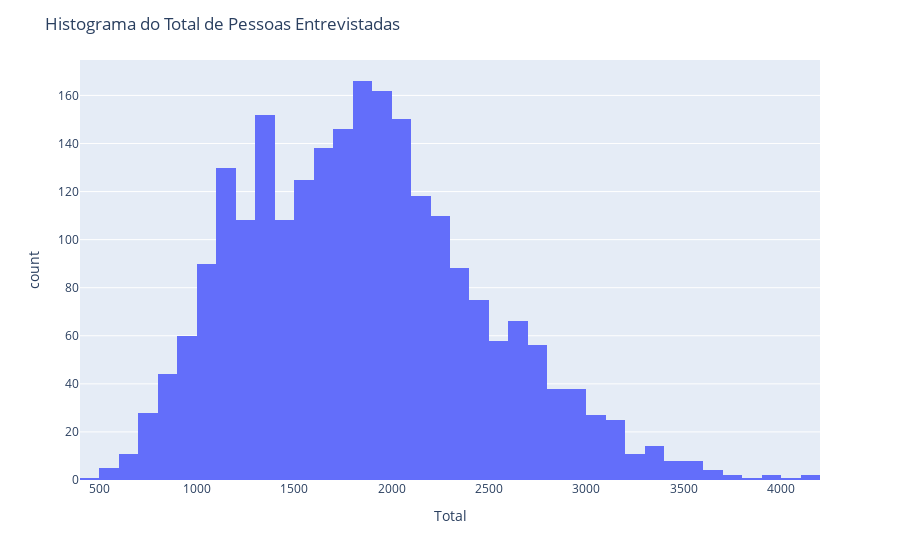

The notebook cell saved with this chart:
### Code cell
# Excluindo região e ano
R = df.to_numpy()[:, 2:-2]
R = R.reshape(-1)

df_R = pd.DataFrame(R, columns=['Total'])

# Histograma do rendimento médio
fig = px.histogram(df_R, x='Total')
fig.update_layout(
    title='Histograma do Total de Pessoas Entrevistadas',
)
fig.show()

### Figure 1 — Plotly figure (JSON) as saved in the notebook; plotly's stock layout.template omitted (floating-point values rounded to 4 significant figures; data arrays with more than 128 entries replaced by an {"elided": "..."} marker saying what was removed)
{"data": [{"alignmentgroup": "True", "bingroup": "x", "hovertemplate": "Total=%{x}<br>count=%{y}<extra></extra>", "legendgroup": "", "marker": {"color": "#636efa", "pattern": {"shape": ""}}, "name": "", "offsetgroup": "", "orientation": "v", "showlegend": false, "type": "histogram", "x": {"elided": "2376 int values"}, "xaxis": "x", "yaxis": "y"}], "layout": {"barmode": "relative", "legend": {"tracegroupgap": 0}, "margin": {"t": 60}, "title": {"text": "Histograma do Total de Pessoas Entrevistadas"}, "xaxis": {"anchor": "y", "domain": [0, 1], "title": {"text": "Total"}}, "yaxis": {"anchor": "x", "domain": [0, 1], "title": {"text": "count"}}}}
